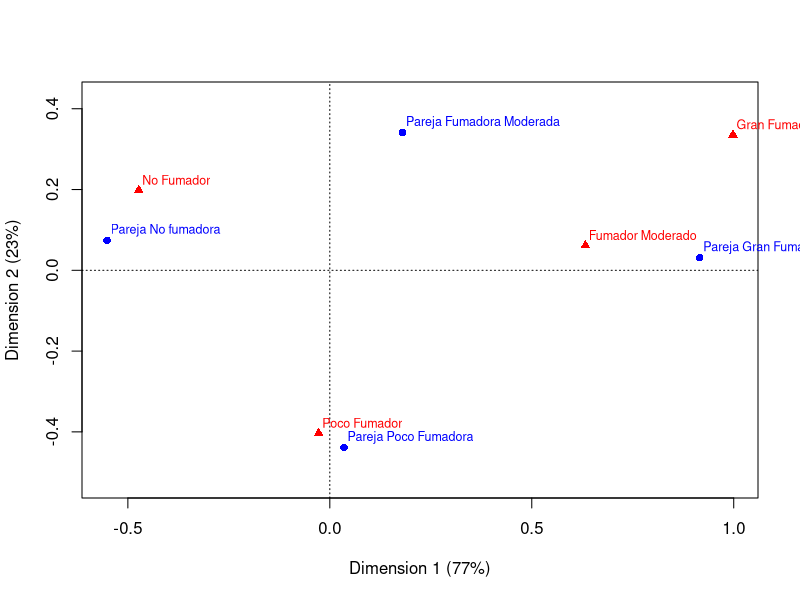
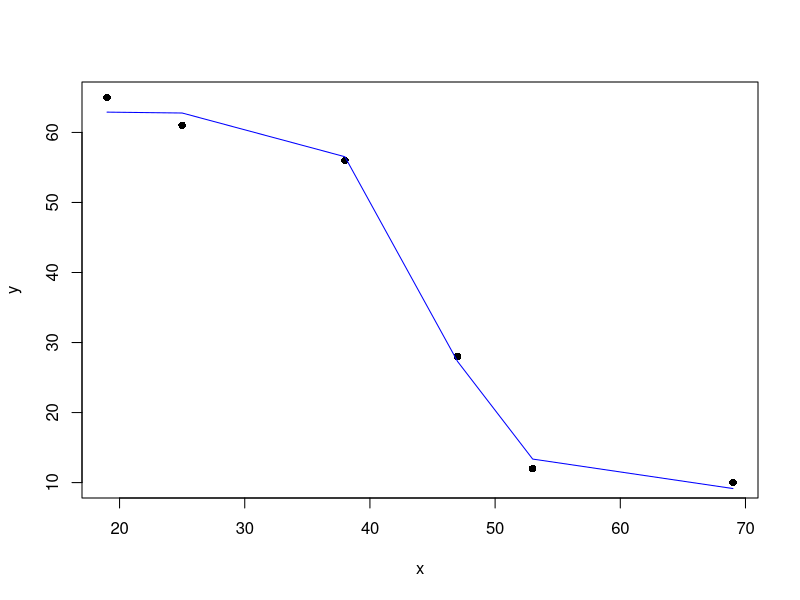

Recreate these plots in R, in order.
## ---- chunk 1
library(knitr)
opts_chunk$set(dev = 'pdf', fig.align = 'center')
## ---- chunk 2
X           <- matrix(c(42,12,18,2,18,22,6,8,4,8,10,12,0,2,6,7), ncol = 4)
colnames(X) <- c("No Fumador","Poco Fumador","Fumador Moderado","Gran Fumador")
rownames(X) <- c("Pareja No fumadora","Pareja Poco Fumadora","Pareja Fumadora Moderada","Pareja Gran Fumadora")
X
## ---- chunk 3
chi2 = chisq.test(X)
chi2
## ---- chunk 4
library(ca)
correspondencias <- ca(X)
plot(correspondencias)
## ---- chunk 5
injerto <- read.csv("datos/examen/injerto.txt", sep=" ")
head(injerto)
## ---- chunk 6
corr <- cor.test(injerto$rcpage, injerto$donage, method = 'spearman')
corr
## ---- chunk 7
regression <- glm(gvhd~index+donage+preg, data = injerto, family = binomial(link = "logit"))
summary(regression)
## ---- chunk 8
regression <- glm(formula = gvhd ~ index, family = binomial(link = "logit"), data = injerto)
summary(regression)
## ---- chunk 9
probability <- predict.glm(object = regression, data.frame(index=2.5, preg=0 ,donage=55), type = "response")
## ---- chunk 10
pb3.datos <- data.frame(x = c(19,25,38,47,53,69),
                        y = c(65,61,56,28,12,10))
## ---- chunk 11

## ---- chunk 12
model <- nls(y~ SSfpl(-x,b1,b2,b3,b4), data=pb3.datos)
## ---- chunk 13
summary(model)
## ---- chunk 14
sum(resid(model))
## ---- chunk 15
plot(pb3.datos, pch=16)
lines(pb3.datos$x, predict(model), col='blue')
